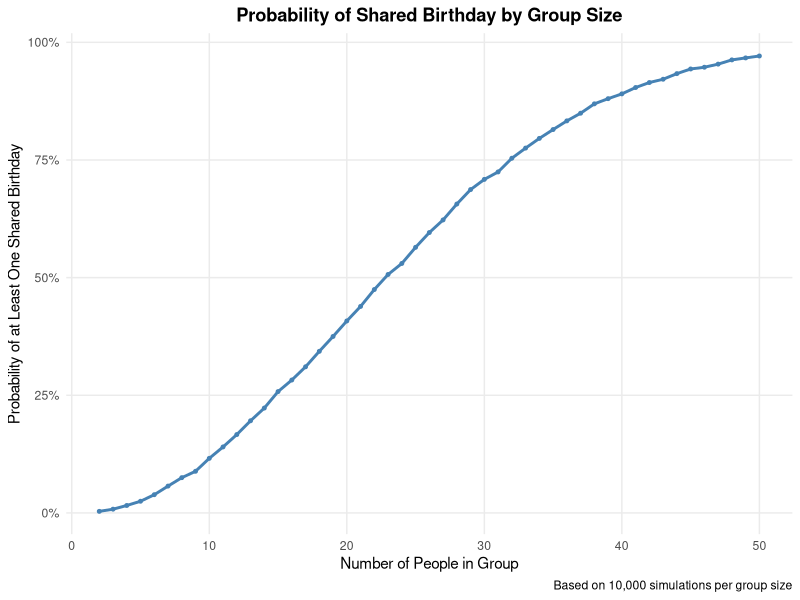

Reproduce this figure in R.
## ---- chunk 1
knitr::opts_chunk$set(
  echo = TRUE,           
  warning = FALSE,       
  message = FALSE           
)
## ---- chunk 2
library(tidyverse)
library(ggplot2)
library(broom)
## ---- chunk 3
check_duplicate_birthdays <- function(n) {
  birthdays <- sample(1:365, size = n, replace = TRUE)
  repeated_bday = length(unique(birthdays)) < n
  repeated_bday
}

set.seed(123)

birthday_sim_results <- expand_grid(
  group_size = 2:50,
  iteration = 1:10000
) %>%
  mutate(
    has_duplicate = map_lgl(group_size, check_duplicate_birthdays)
  ) %>%
  group_by(group_size) %>%
  summarize(
    prob_duplicate = mean(has_duplicate)
  )

birthday_plot <- birthday_sim_results %>%
  ggplot(aes(x = group_size, y = prob_duplicate)) +
  geom_line(color = "steelblue", size = 1) +
  geom_point(color = "steelblue", size = 1) +
  labs(
    title = "Probability of Shared Birthday by Group Size",
    x = "Number of People in Group",
    y = "Probability of at Least One Shared Birthday",
    caption = "Based on 10,000 simulations per group size"
  ) +
  theme_minimal() +
  scale_y_continuous(labels = scales::percent_format()) +
  theme(
    plot.title = element_text(hjust = 0.5, face = "bold"),
    panel.grid.minor = element_blank()
  )

birthday_plot
## ---- chunk 4

